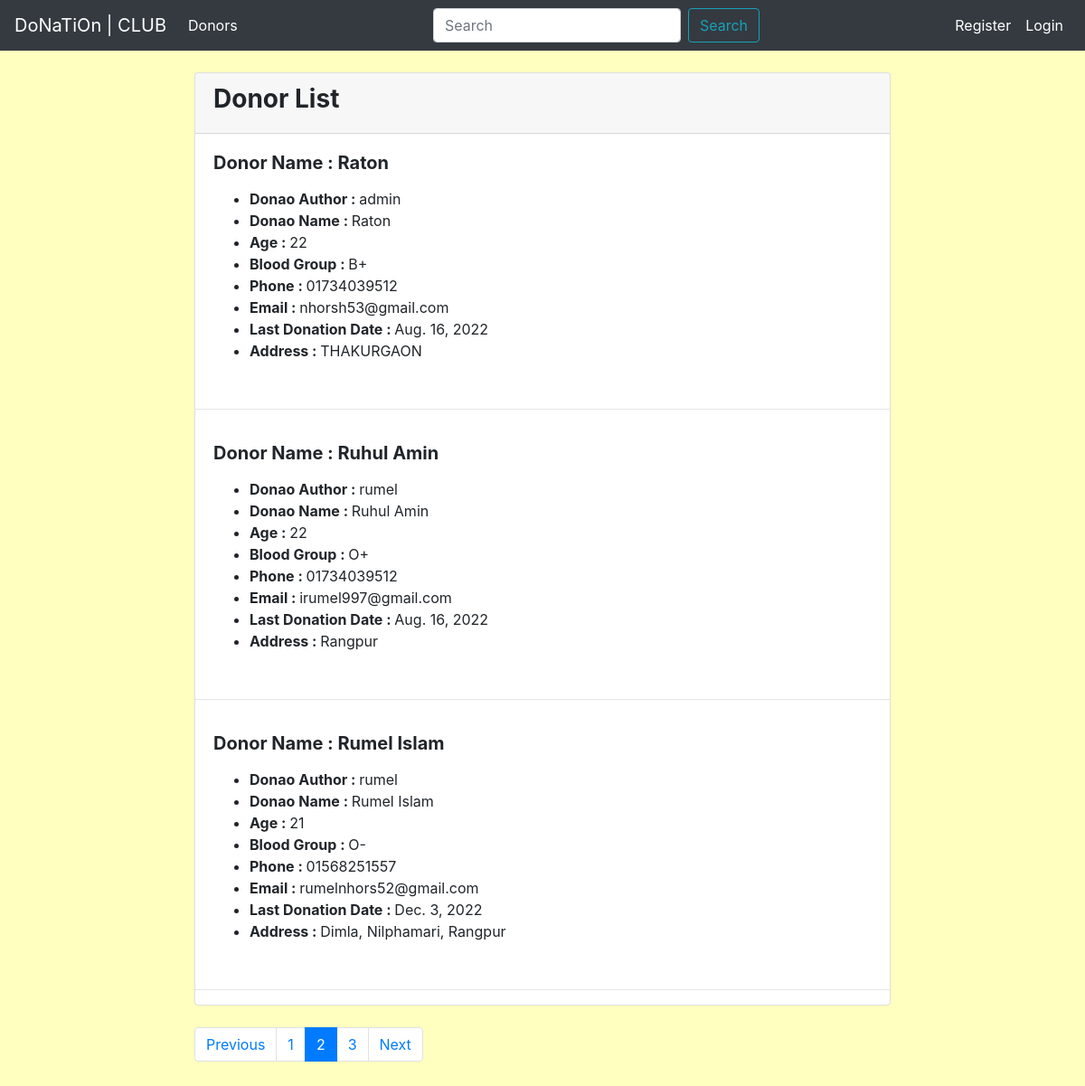
Screenshot of /?page=2 with the database file from the repository.
### Myapp/models.py (models this page shows)
class AddDonarModle(models.Model):
    author = models.ForeignKey(User, on_delete=models.CASCADE)
    name = models.CharField(max_length=20)
    age = models.IntegerField()
    blood_group = models.CharField(max_length=20)
    phone = models.CharField(max_length=20)
    email = models.EmailField()
    last_donation = models.DateField()
    address = models.TextField()
    def __str__(self):
        return self.name

### Myapp/views.py (the view)
# urls.py: path('', views.DonorListView.as_view(), name='donor-list'),
class DonorListView(ListView):
    model = AddDonarModle
    template_name = 'myapp/show_donor.html'
    ordering = ['name']
    context_object_name = 'donor_list'
    paginate_by = 3
    paginate_orphans = 1
    def get_context_data(self, *args, **kwargs):
        try:
            return super(DonorListView, self).get_context_data(*args, **kwargs)
        except Http404:
            self.kwargs['page'] = 1
            return super(DonorListView, self).get_context_data(*args, **kwargs)

### Myapp/templates/myapp/show_donor.html (shortened to what this page needs)
{% extends 'myapp/base.html' %}
{% block content %}
<div class="container col-md-8"><br>
    <div class="card">
      <div class="card-header">
        <h3><b>Donor List</b></h3>
      </div>
      {% for donorlist in donor_list %}
        <div class="card-body">
          <h5 class="card-title"><strong>Donor Name : {{ donorlist }}</strong></h5>
          <p class="card-text">
          <ul>
            <li><Strong>Donao Author : </strong>{{ donorlist.author }}</li>
            <li><Strong>Donao Name : </strong>{{ donorlist.name }}</li>
            <li><strong>Age : </strong>{{ donorlist.age }}</li>
            <li><strong>Blood Group : </strong>{{ donorlist.blood_group }}</li>
            <li><strong>Phone : </strong>{{ donorlist.phone }}</li>
            <li><strong>Email : </strong>{{ donorlist.email }}</li>
            <li><strong>Last Donation Date : </strong>{{ donorlist.last_donation }}</li>
            <li><strong>Address : </strong>{{ donorlist.address }}</li>
          </ul>
      </div><hr>
      {% endfor %}
</div><br>
  <nav aria-label="Page navigation example">
    <ul class="pagination">
      {% if page_obj.has_previous %}
      <li class="page-item"><a class="page-link" href="?page={{page_obj.previous_page_number}}">Previous</a></li>
      {% else %}
      <li class="page-item disable"></li>
      {% endif %}
        {% for i in page_obj.paginator.page_range %}
          {% if page_obj.number == i %}
            <li class="page-item active">
              <span class="page-link">
                {{ i }}
              </span>
            </li>
            {% else %}
              <li class="page-item"><a class="page-link" href="?page={{ i }}">{{ i }}</a></li>
          {% endif %}
        {% endfor %}
      {% if page_obj.has_next %}
      <li class="page-item"><a class="page-link" href="?page={{page_obj.next_page_number}}">Next</a></li>
      {% endif %}
</ul>
</nav>
<br><br>
{% endblock content %}

### Myapp/templates/myapp/base.html (style rules this page uses)
body { background-color: rgba(255, 255, 128, .5); }

### rows the page displays
AddDonarModle: name "Raton", author "admin", age "22", blood_group "B+", phone "01734039512", email "nhorsh53@gmail.com", last_donation "Aug. 16, 2022", address "THAKURGAON"
AddDonarModle: name "Ruhul Amin", author "rumel", age "22", blood_group "O+", phone "01734039512", email "irumel997@gmail.com", last_donation "Aug. 16, 2022", address "Rangpur"
AddDonarModle: name "Rumel Islam", author "rumel", age "21", blood_group "O-", phone "01568251557", email "rumelnhors52@gmail.com", last_donation "Dec. 3, 2022", address "Dimla, Nilphamari, Rangpur"

### other values shown
{{ i }} "1" "3"
{{ i }} "2"
